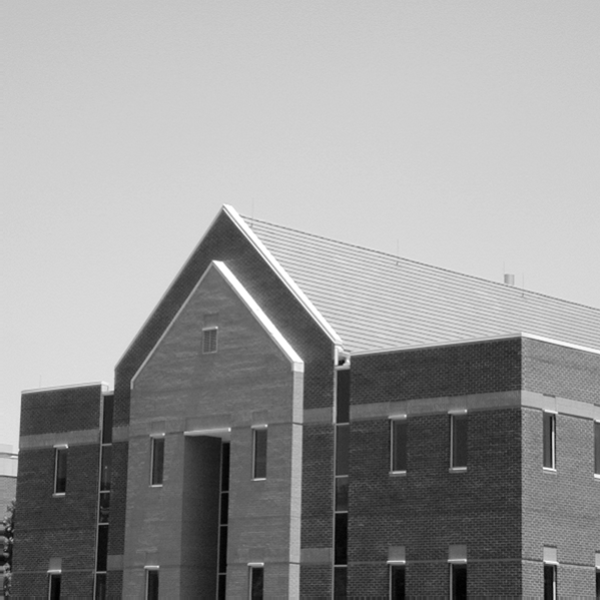
#> input picture Chapter04/pic/Fig0438(a)(bld_600by600).tif, 600 x 600 px
$ python fft_opencv.py
#> lines starting #> are read from the running program, lines starting #| are printed output that depends on the picture
"""
Created by HenryMa on 2020/8/27
"""

__author__ = 'HenryMa'

from builtins import print, int

import cv2
import numpy as np


img = cv2.imread('../pic/Fig0438(a)(bld_600by600).tif', 0)
#> img is the input picture: shape (600, 600); min 0, max 255, mean 152.8
dft = cv2.dft(np.float32(img), flags=cv2.DFT_COMPLEX_OUTPUT)
# 平移还是要靠numpy
dft_shift = np.fft.fftshift(dft)
magnitude_spectrum = 20 * np.log(cv2.magnitude(dft_shift[:, :, 0], dft_shift[:, :, 1]))
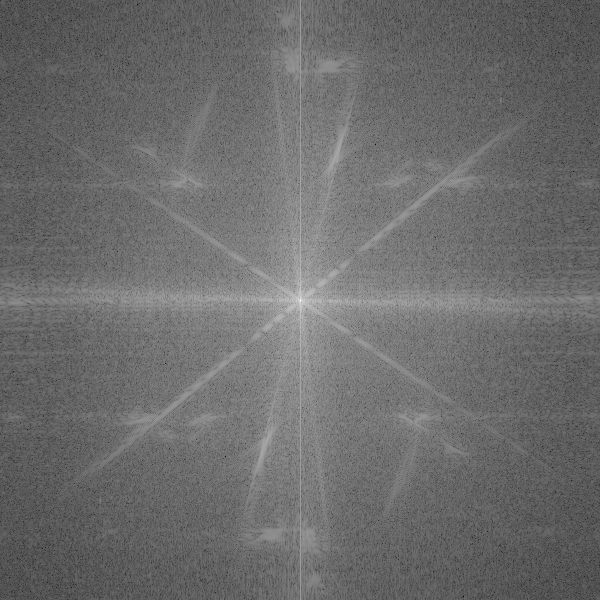
#> magnitude_spectrum: shape (600, 600) float32; min -15.2, max 356.5, mean 142.6; drawn with min black and max white
# float32
print(dft.dtype)
#| float32

rows, cols = img.shape
#> rows = 600; cols = 600
crow, ccol = int(rows / 2), int(cols / 2)
#> crow = 300; ccol = 300

# 创建蒙板
mask = np.ones((rows, cols, 2), np.uint8)
msize = 70
mask[crow-int(msize/2): crow+int(msize/2), ccol-int(msize/2): ccol+int(msize/2)] = 0
fshift = dft_shift * mask
f_ishift = np.fft.ifftshift(fshift)

# 此时img_back为复数
img_back = cv2.idft(f_ishift)
img_back = cv2.magnitude(img_back[:, :, 0], img_back[:, :, 1])
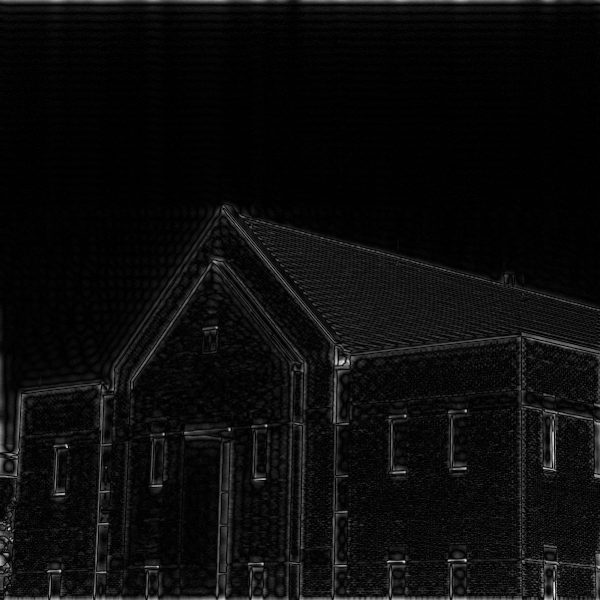
#> img_back: shape (600, 600) float32; min 605.7, max 49709840, mean 2418112.5; drawn with min black and max white

cv2.imshow('origin', img)
cv2.imshow('img_back', img_back)
cv2.waitKey(0)
cv2.destroyAllWindows()
